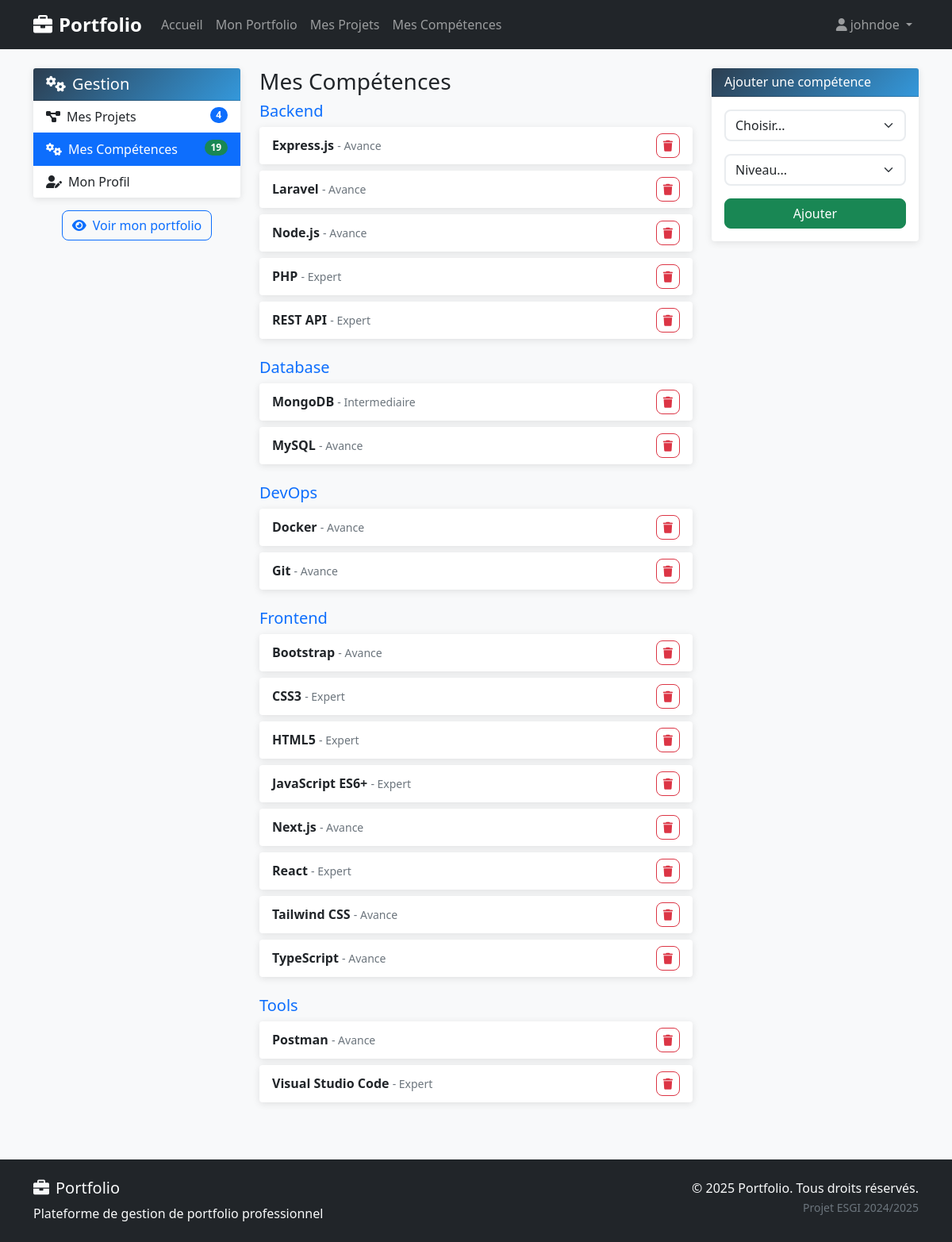
Screenshot of /manage.php?section=skills (signed in) with the database file from the repository.
### tables this page shows
CREATE TABLE `user_skills` (
  `id` int(11) NOT NULL AUTO_INCREMENT,
  `user_id` int(11) NOT NULL,
  `skill_id` int(11) NOT NULL,
  `level` enum('debutant','intermediaire','avance','expert') NOT NULL DEFAULT 'debutant',
  `created_at` timestamp NOT NULL DEFAULT CURRENT_TIMESTAMP,
  PRIMARY KEY (`id`),
  UNIQUE KEY `user_skill_unique` (`user_id`,`skill_id`),
  FOREIGN KEY (`user_id`) REFERENCES `users`(`id`) ON DELETE CASCADE,
  FOREIGN KEY (`skill_id`) REFERENCES `skills`(`id`) ON DELETE CASCADE
);

CREATE TABLE `skills` (
  `id` int(11) NOT NULL AUTO_INCREMENT,
  `name` varchar(100) NOT NULL UNIQUE,
  `category` varchar(50) NOT NULL,
  `created_at` timestamp NOT NULL DEFAULT CURRENT_TIMESTAMP,
  PRIMARY KEY (`id`)
);

### classes/Database.php (called while the page is built, shortened)
<?php
class Database {
    private static $instance = null;
    private $connection;
    private function __construct() {
        try {
            $this->connection = new PDO(
                "mysql:host=" . DB_HOST . ";port=" . DB_PORT . ";dbname=" . DB_NAME . ";charset=utf8mb4",
                DB_USER,
                DB_PASS,
                [
                    PDO::ATTR_ERRMODE => PDO::ERRMODE_EXCEPTION,
                    PDO::ATTR_DEFAULT_FETCH_MODE => PDO::FETCH_ASSOC,
                    PDO::ATTR_EMULATE_PREPARES => false
                ]
            );
        } catch (PDOException $e) {
            die("Erreur de connexion à la base de données : " . $e->getMessage());
        }
    }
    public static function getInstance() {
        if (self::$instance === null) {
            self::$instance = new self();
        }
        return self::$instance;
    }
    public function getConnection() {
        return $this->connection;
    }
}
?>

### includes/functions.php (called while the page is built, shortened)
<?php
function getCurrentUserId() {
    return isset($_SESSION['user_id']) ? $_SESSION['user_id'] : null;
}
?>

### classes/Project.php (called while the page is built, shortened)
<?php
class Project {
    private $db;
    public function __construct() {
        $this->db = Database::getInstance()->getConnection();
    }
    public function getUserProjects($userId, $limit = null) {
        try {
            $sql = "SELECT * FROM projects WHERE user_id = :user_id ORDER BY created_at DESC";
            $stmt = $this->db->prepare($sql);
            $stmt->bindValue(':user_id', $userId, PDO::PARAM_INT);
            $stmt->execute();
            return $stmt->fetchAll();
        } catch (PDOException $e) {
            error_log("Erreur getUserProjects: " . $e->getMessage());
            return [];
        }
    }
}
?>

### classes/Skill.php (called while the page is built, shortened)
<?php
class Skill {
    private $db;
    public function __construct() {
        $this->db = Database::getInstance()->getConnection();
    }
    public function getUserSkills($userId) {
        try {
            $sql = "SELECT s.*, us.level, us.created_at as added_at
                    FROM skills s
                    JOIN user_skills us ON s.id = us.skill_id
                    WHERE us.user_id = :user_id
                    ORDER BY s.category, s.name";
            $stmt = $this->db->prepare($sql);
            $stmt->execute(['user_id' => $userId]);
            return $stmt->fetchAll();
        } catch (PDOException $e) {
            error_log("Erreur getUserSkills: " . $e->getMessage());
            return [];
        }
    }
}
?>

### manage.php (the view, shortened to what this page needs)
<?php
require_once __DIR__ . '/config/database.php';
require_once __DIR__ . '/classes/Database.php';
require_once __DIR__ . '/classes/Project.php';
require_once __DIR__ . '/classes/Skill.php';
require_once __DIR__ . '/includes/functions.php';
$section = $_GET['section'] ?? 'projects';
$action = $_GET['action'] ?? 'list';
$userId = getCurrentUserId();
$projectClass = new Project();
$skillClass = new Skill();
$projects = $projectClass->getUserProjects($userId);
$userSkills = $skillClass->getUserSkills($userId);
$editProject = null;
include __DIR__ . '/includes/header.php';
?>
<div class="row">
    <div class="col-md-3">
        <div class="card">
            <div class="card-header">
                <h5 class="mb-0">
                    <i class="fas fa-cogs me-2"></i>Gestion
                </h5>
            </div>
            <div class="list-group list-group-flush">
                <a href="manage.php?section=projects"
                   class="list-group-item list-group-item-action <?php echo $section === 'projects' ? 'active' : ''; ?>">
                    <i class="fas fa-project-diagram me-2"></i>Mes Projets
                    <span class="badge bg-primary rounded-pill float-end"><?php echo count($projects); ?></span>
                </a>
                <a href="manage.php?section=skills"
                   class="list-group-item list-group-item-action <?php echo $section === 'skills' ? 'active' : ''; ?>">
                    <i class="fas fa-cogs me-2"></i>Mes Compétences
                    <span class="badge bg-success rounded-pill float-end"><?php echo count($userSkills); ?></span>
                </a>
                <a href="manage.php?section=profile"
                   class="list-group-item list-group-item-action <?php echo $section === 'profile' ? 'active' : ''; ?>">
                    <i class="fas fa-user-edit me-2"></i>Mon Profil
                </a>
            </div>
        </div>
        <div class="mt-3 text-center">
            <a href="portfolio.php?user=<?php echo $userId; ?>" class="btn btn-outline-primary" target="_blank">
                <i class="fas fa-eye me-2"></i>Voir mon portfolio
            </a>
        </div>
    </div>
    <div class="col-md-9">
        <?php if ($section === 'projects'): ?>
            <?php if ($action === 'list'): ?>
                <div class="d-flex justify-content-between align-items-center mb-4">
                    <h3>Mes Projets</h3>
                    <a href="manage.php?section=projects&action=add" class="btn btn-primary">
                        <i class="fas fa-plus me-2"></i>Nouveau projet
                    </a>
                </div>
                <?php if (empty($projects)): ?>
                    <div class="card">
                        <div class="card-body text-center py-5">
                            <i class="fas fa-folder-open fa-4x text-muted mb-3"></i>
                            <h5>Aucun projet</h5>
                            <p class="text-muted">Commencez par ajouter votre premier projet.</p>
                            <a href="manage.php?section=projects&action=add" class="btn btn-primary">Ajouter un projet</a>
                        </div>
                    </div>
                <?php else: ?>
                    <div class="row g-3">
                        <?php foreach ($projects as $project): ?>
                            <div class="col-md-6">
                                <div class="card">
                                    <?php if ($project['image']): ?>
                                        <img src="uploads/projects/<?php echo htmlspecialchars($project['image']); ?>"
                                             class="card-img-top" style="height: 150px; object-fit: cover;">
                                    <?php endif; ?>
                                    <div class="card-body">
                                        <h5><?php echo htmlspecialchars($project['title']); ?></h5>
                                        <p class="text-muted small">
                                            <?php echo htmlspecialchars(substr($project['description'], 0, 100)); ?>...
                                        </p>
                                        <div class="d-flex justify-content-between">
                                            <a href="manage.php?section=projects&action=edit&id=<?php echo $project['id']; ?>"
                                               class="btn btn-sm btn-outline-primary">Modifier</a>
                                            <form method="POST" style="display: inline;"
                                                  onsubmit="return confirm('Supprimer ce projet ?')">
                                                <input type="hidden" name="csrf_token" value="<?php echo generateCSRFToken(); ?>">
                                                <input type="hidden" name="action" value="delete">
                                                <button type="submit" class="btn btn-sm btn-outline-danger">Supprimer</button>
                                            </form>
                                        </div>
                                    </div>
                                </div>
                            </div>
                        <?php endforeach; ?>
                    </div>
                <?php endif; ?>
            <?php else: ?>
                <h3><?php echo $action === 'add' ? 'Nouveau' : 'Modifier'; ?> projet</h3>
                <form method="POST" enctype="multipart/form-data">
                    <input type="hidden" name="csrf_token" value="<?php echo generateCSRFToken(); ?>">
                    <div class="mb-3">
                        <label class="form-label">Titre *</label>
                        <input type="text" name="title" class="form-control"
                               value="<?php echo htmlspecialchars($editProject['title'] ?? ''); ?>" required>
                    </div>
                    <div class="mb-3">
                        <label class="form-label">Description *</label>
                        <textarea name="description" class="form-control" rows="4" required><?php echo htmlspecialchars($editProject['description'] ?? ''); ?></textarea>
                    </div>
                    <div class="mb-3">
                        <label class="form-label">Lien externe</label>
                        <input type="url" name="external_link" class="form-control"
                               value="<?php echo htmlspecialchars($editProject['external_link'] ?? ''); ?>">
                    </div>
                    <div class="mb-3">
                        <label class="form-label">Image</label>
                        <input type="file" name="image" class="form-control" accept="image/*">
                        <?php if ($editProject && $editProject['image']): ?>
                            <img src="uploads/projects/<?php echo htmlspecialchars($editProject['image']); ?>"
                                 class="mt-2" style="max-width: 200px;">
                        <?php endif; ?>
                    </div>
                    <div class="d-flex justify-content-between">
                        <a href="manage.php?section=projects" class="btn btn-secondary">Retour</a>
                        <button type="submit" class="btn btn-primary">Enregistrer</button>
                    </div>
                </form>
            <?php endif; ?>
        <?php elseif ($section === 'skills'): ?>
            <div class="row">
                <div class="col-md-8">
                    <h3>Mes Compétences</h3>
                    <?php if (empty($userSkills)): ?>
                        <div class="text-center py-4">
                            <i class="fas fa-cogs fa-4x text-muted mb-3"></i>
                            <h5>Aucune compétence</h5>
                            <p class="text-muted">Ajoutez vos compétences depuis le formulaire ci-contre.</p>
                        </div>
                    <?php else: ?>
                        <?php
                        $groupedSkills = [];
                        foreach ($userSkills as $skill) {
                            $groupedSkills[$skill['category']][] = $skill;
                        }
                        ?>
                        <?php foreach ($groupedSkills as $category => $skills): ?>
                            <div class="mb-4">
                                <h5 class="text-primary"><?php echo htmlspecialchars($category); ?></h5>
                                <?php foreach ($skills as $skill): ?>
                                    <div class="card mb-2">
                                        <div class="card-body py-2">
                                            <div class="d-flex justify-content-between align-items-center">
                                                <div>
                                                    <strong><?php echo htmlspecialchars($skill['name']); ?></strong>
                                                    <small class="text-muted">- <?php echo ucfirst($skill['level']); ?></small>
                                                </div>
                                                <form method="POST" style="display: inline;">
                                                    <button type="submit" class="btn btn-sm btn-outline-danger">
                                                        <i class="fas fa-trash"></i>
                                                    </button>
                                                </form>
                                            </div>
                                        </div>
                                    </div>
                                <?php endforeach; ?>
                            </div>
                        <?php endforeach; ?>
                    <?php endif; ?>
                </div>
                <div class="col-md-4">
                    <div class="card">
                        <div class="card-header">
                            <h6 class="mb-0">Ajouter une compétence</h6>
                        </div>
                        <div class="card-body">
                            <form method="POST">
                                <div class="mb-3">
                                    <select name="skill_id" class="form-select" required>
                                        <option value="">Choisir...</option>
                                    </select>
                                </div>
                                <div class="mb-3">
                                    <select name="level" class="form-select" required>
                                        <option value="">Niveau...</option>
                                    </select>
                                </div>
                                <button type="submit" class="btn btn-success w-100">Ajouter</button>
                            </form>
                        </div>
                    </div>
                </div>
            </div>
        <?php endif; ?>
    </div>
</div>
<?php include 'includes/footer.php'; ?>

### style.css (style rules this page uses)
:root { --primary-color: #2c3e50; --secondary-color: #3498db; --accent-color: #e74c3c; --success-color: #27ae60; --warning-color: #f39c12; --info-color: #17a2b8; --light-color: #f8f9fa; --dark-color: #343a40; }
body { font-family: 'Segoe UI', Tahoma, Geneva, Verdana, sans-serif; background-color: #f8f9fa; min-height: 100vh; display: flex; flex-direction: column; }
.card { border: none; box-shadow: 0 2px 10px rgba(0,0,0,0.1); transition: transform 0.3s ease, box-shadow 0.3s ease; }
.card-header { background: linear-gradient(135deg, var(--primary-color), var(--secondary-color)); color: white; font-weight: bold; }
.btn { border-radius: 8px; font-weight: 500; transition: all 0.3s ease; }
.form-control, .form-select { border-radius: 8px; border: 2px solid #e9ecef; transition: border-color 0.3s ease, box-shadow 0.3s ease; }

### rows the page displays
user_skills: skill.name "Express.js", level "Avance"
user_skills: skill.name "Laravel", level "Avance"
user_skills: skill.name "Node.js", level "Avance"
user_skills: skill.name "PHP", level "Expert"
user_skills: skill.name "REST API", level "Expert"
user_skills: skill.name "MongoDB", level "Intermediaire"
user_skills: skill.name "MySQL", level "Avance"
user_skills: skill.name "Docker", level "Avance"
user_skills: skill.name "Git", level "Avance"
user_skills: skill.name "Bootstrap", level "Avance"
user_skills: skill.name "CSS3", level "Expert"
user_skills: skill.name "HTML5", level "Expert"
user_skills: skill.name "JavaScript ES6+", level "Expert"
user_skills: skill.name "Next.js", level "Avance"
user_skills: skill.name "React", level "Expert"
user_skills: skill.name "Tailwind CSS", level "Avance"
user_skills: skill.name "TypeScript", level "Avance"
user_skills: skill.name "Postman", level "Avance"
user_skills: skill.name "Visual Studio Code", level "Expert"

### other values shown
sanitizeOutput(getCurrentUsername()) "johndoe"
count($projects) "4"
count($userSkills) "19"
$category "Backend"
$category "Database"
$category "DevOps"
$category "Frontend"
$category "Tools"
